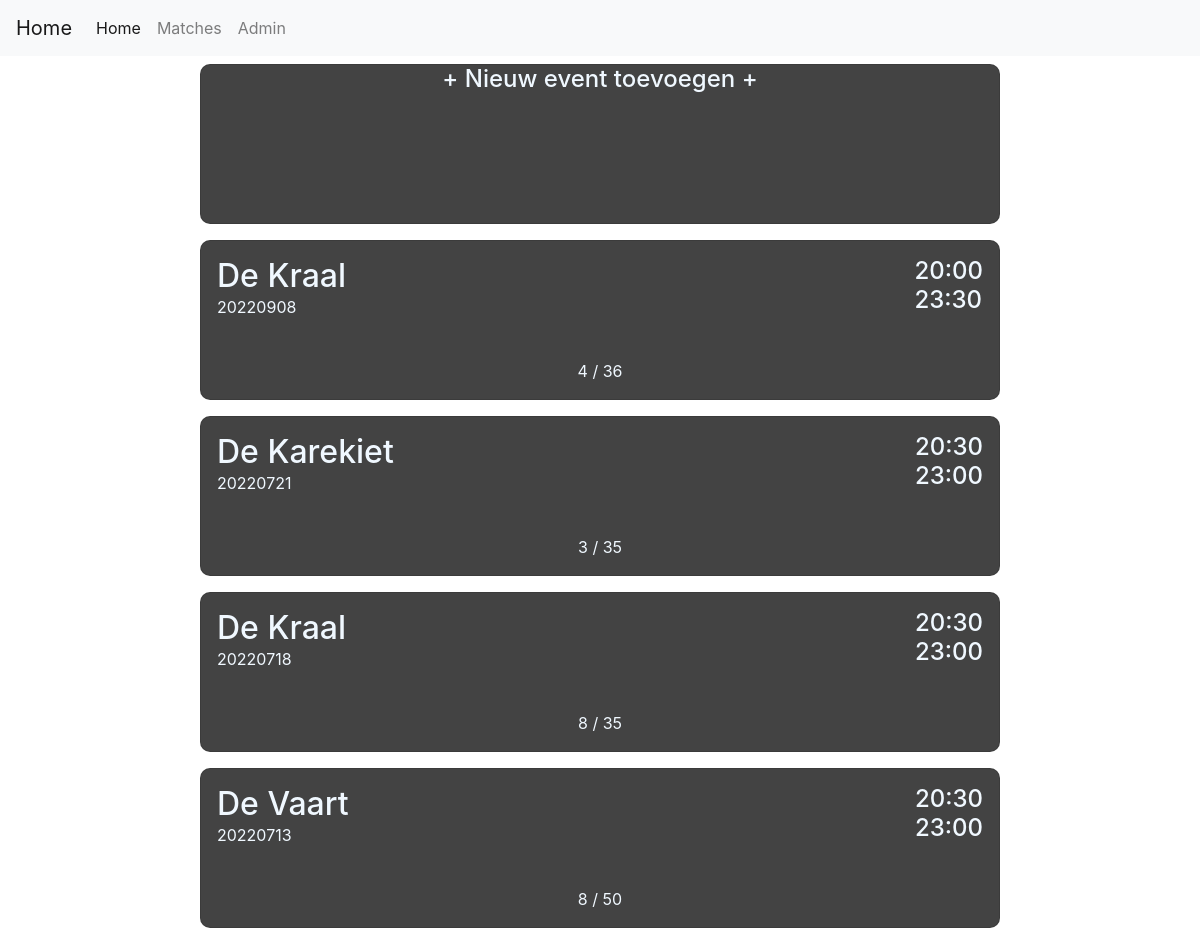
The page /admin on the database its author committed.
### tables this page shows
CREATE TABLE MATCHDAYS ([id] INTEGER PRIMARY KEY,[date] text, [starttime] text, [endtime] text, [location] text, [max] int, [status] text, [price] text, [password] text, [note] text);

### Program.py (the view)
@app.route('/admin', methods=['GET', 'POST'])
def admin():
    if request.method == 'POST':
        matchday = int(request.form.get('dateBtn'))
        return redirect(url_for('adminmatch', matchday = matchday, message = ''))
    match_list = Functions.getData("match")
    return render_template('admin.html', list=list(match_list.values())[::-1], n_list=len(match_list))

### Program.py (called while the page is built)
@app.after_request
def add_header(r):
    r.headers["Cache-Control"] = "no-cache, no-store, must-revalidate"
    r.headers["Pragma"] = "no-cache"
    r.headers["Expires"] = "0"
    r.headers['Cache-Control'] = 'public, max-age=0'
    return r

### templates/admin.html (shortened to what this page needs)
{% extends 'layout.html' %}
{% block body %}
<link rel="stylesheet" href="../static/matches.css">
<div class="container-fluid">
    <div class="one">
        <a href="/admincreatematch">
            <div class="matches">
                <div id="add" class="card" name="cardname">
                    <div class="participants">
                        <h4>+ Nieuw event toevoegen +</h4>
                    </div>
                </div>
            </div>
        </a>
        {% for i in range(n_list) %}
        <form id="{{list[i][0]}}" method="POST" action="">
            <div class="matches">
                <div id="{{ list[i][0] }}" class="card" name="cardname" onclick="document.getElementById('{{list[i][0]}}').submit();">
                    <div class="header">
                        <div>
                            <h2 class="title">{{ list[i][3] }}</h2>
                            <p class="date">{{ list[i][0] }}</p>
                        </div>
                        <div class="time">
                            <h4 class="stamp">{{ list[i][1] }}</h4>
                            <h4 class="stamp">{{ list[i][2] }}</h4>
                        </div>
                    </div>
                    <div class="participants">
                        <p>{{ list[i][9] }} / {{ list[i][4] }}</p>
                    </div>
                </div>
            </div>
        </form>
        {% endfor %}
    </div>
</div>
{% endblock %}

### templates/layout.html (shortened to what this page needs)
<!doctype html>
<html lang="en">
  <head>
    <link rel="stylesheet" href="https://cdn.jsdelivr.net/npm/bootstrap@4.3.1/dist/css/bootstrap.min.css">
  </head>
  <body>
    {% include 'navbar.html' %}
    {% block body %}{% endblock %}
  </body>
</html>

### templates/navbar.html (shortened to what this page needs)
<nav class="navbar navbar-expand-lg navbar-light bg-light">
  <a class="navbar-brand" href="/matches">Home</a>
  <div class="collapse navbar-collapse" id="navbarNavAltMarkup">
    <div class="navbar-nav">
      <a class="nav-item nav-link active" href="/">Home <span class="sr-only">(current)</span></a>
      <a class="nav-item nav-link" href="/matches">Matches</a>
      <a class="nav-item nav-link" href="/admin">Admin</a>
    </div>
  </div>
</nav>

### static/matches.css (style rules this page uses)
.matches { display: flex; justify-content: center; }
.card { background-color: rgb(67, 67, 67); color: aliceblue; height: 10rem; width: 50rem; border-radius: 10px; display: flex; justify-content: space-between; margin: 0.5rem 0; transition: 0.3s; }
.title { margin: 1rem 1rem 0 1rem; }
.header { display: flex; justify-content: space-between; }
.time { display: flex; flex-direction: column; margin: 1em; }
.stamp { margin: 0; }
.date { margin: 0 0 0 1rem; }
.participants { display: flex; justify-content: center; }

### rows shown on the page
MATCHDAYS: location "De Kraal", date "20220908", starttime "20:00", endtime "23:30"
MATCHDAYS: location "De Karekiet", date "20220721", starttime "20:30", endtime "23:00"
MATCHDAYS: location "De Kraal", date "20220718", starttime "20:30", endtime "23:00"
MATCHDAYS: location "De Vaart", date "20220713", starttime "20:30", endtime "23:00"

### other values the page prints
{{ list[i][9] }} "4" "3" "8" "8"
{{ list[i][4] }} "36" "35" "35" "50"
